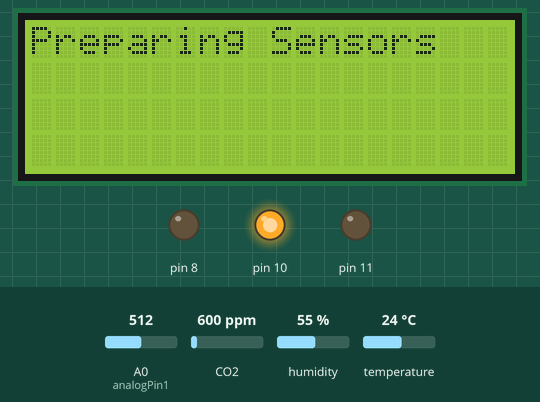
This sketch was run on a simulated Arduino Mega 2560, built with avr-gcc and run on an emulated ATmega2560. On the bench: 20×4 character LCD, output pins drawn as LEDs (lit = HIGH). Inputs (shaded band) come from the test bench; at power-on: A0 (analogPin1) = 512, CO2 600 ppm, humidity 55 %, temperature 24 °C. The modem accepts every AT command (registered, SIM ready, sends succeed) and sends nothing else; what the sketch prints to the serial monitor is not drawn.

Above: at 1.6 s.
At 3.6 s:
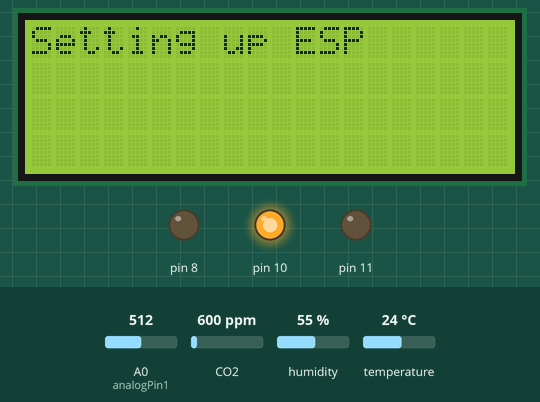
At 11.7 s:
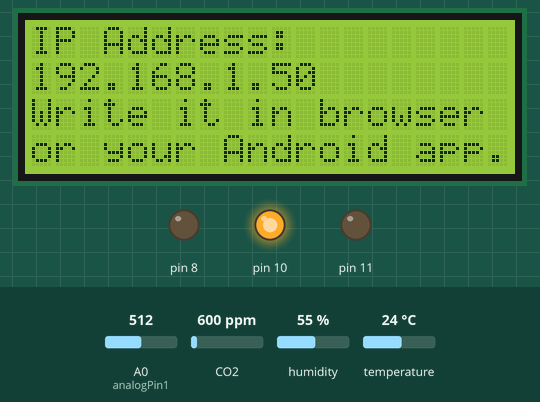
At 21.8 s:
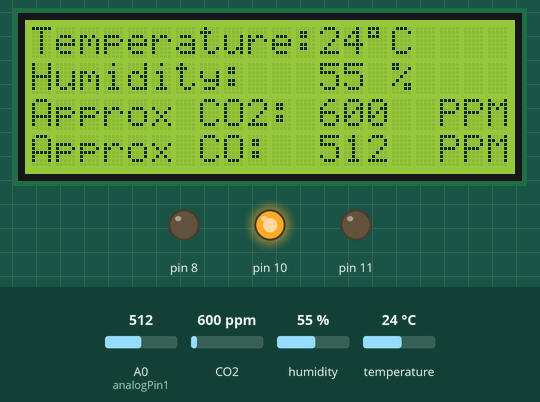
Timing chart, 0 to 23.3 s (numbered marks = the images above):
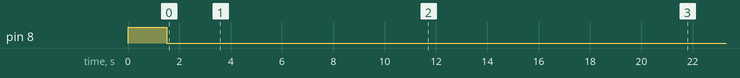

The sketch:

sketch_may9a.ino
```cpp
/*
  System for monitoring the condition of a room with wood heating with using Arduino UNO and ESP-01S module.
  Displays temperature, Humidity and approximate values of CO and CO2 on a webpage and LCD2004A I2C Display.

  Before uploading code, you should install required libraries and  set your ESP-01S module UART baudrate to 38400.
  Note that SoftwareSerial may not work properly on other baudrates and other/very high baudrates also can damage your ESP module. Proceed with caution.

  Also you need to perform calibration of MQ-135 sensor, using Atmosphere CO2 value  and calibration data.

  Your LCD2004/BME280 might have different I2C adresses.
  If you are unsure about I2C adresses, run I2C scanner.

  If your project is not initialized, double check wiring diagram, sensors pinouts and documentation.

  If you're unsure about your Arduino model or its pin cofigurations,please check the documentation at http://www.arduino.cc

  If you're unsure about your ESP model or its pin cofigurations,please check the documentation at http://www.espressif.com

  modified May 2023 in Kyiv, Ukraine.
  By Kesil Stanislav

  */

  /*

  Система контролю стану приміщення з дров'яним опаленням з використанням Arduino UNO і модуля ESP-01S.
  Відображає температуру, вологість і приблизні значення CO і CO2 на веб-сторінці та дисплеї LCD2004A I2C.

  Перед завантаженням коду слід встановити необхідні бібліотеки та встановити для модуля ESP-01 швидкість UART на 38400 бод.
  Зверніть увагу, що SoftwareSerial може не працювати належним чином на інших швидкостях передачі даних та на інших
  і дуже високих швидкостях передачі даних також може пошкодити ваш модуль ESP. Дійте обережно.

  Також необхідно виконати калібрування датчика MQ-135, використовуючи значення CO2 в атмосфері та дані калібрування.

  Ваш LCD2004/BME280 може мати інші адреси I2C.
  Якщо ви не впевнені щодо адреси I2C, запустіть сканер I2C.

  Якщо ваш проект не ініціалізовано, ще раз перевірте схему підключення, контакти датчиків та документацію.

  Якщо ви не впевнені щодо своєї моделі Arduino або конфігурації її контактів, перевірте документацію на http://www.arduino.cc

  Якщо ви не впевнені щодо своєї моделі ESP або конфігурації її контактів, перевірте документацію на http://www.espressif.com

  змінено травень 2023 р., Київ, Україна.

  By Kesil Stanislav

 */

#include <Adafruit_Sensor.h> // include required libraries
#include <Adafruit_BME280.h>
#include <SoftwareSerial.h>
#include <MQ135.h>
#include <Wire.h>
#include <LiquidCrystal_I2C.h>

#define DEBUG true
#define analogPin A1 // MQ-135
#define analogPin1 A0 // MQ-7

void(* resetFunc) (void) = 0;

SoftwareSerial Serial1(2, 3); // creating objects
LiquidCrystal_I2C lcd(0x27, 20, 4);
Adafruit_BME280 bme;
MQ135 gasSensor = MQ135(analogPin);

unsigned long previousTime = 0;
int speakerCount = 0;

void setup() {
  Serial.begin(9600);   // Serial monitor
  Serial1.begin(38400); // ESP Baud rate.
  Serial.println("boot");
  pinMode(8,OUTPUT);
  pinMode(11,OUTPUT);
  pinMode(10,OUTPUT);
  //int resetPin = 12;
  digitalWrite(8,HIGH);
  delay(1500);
  digitalWrite(8,LOW);
  digitalWrite(10,HIGH);
  digitalWrite(11,LOW);
  pinMode(analogPin, INPUT); // analogPins work mode.
  pinMode(analogPin1, INPUT);

  if (!bme.begin(0x76)) { //Device self-test.
    digitalWrite(10,LOW);
    digitalWrite(11,HIGH);
    lcd.init();
    lcd.backlight();
    lcd.clear();
    lcd.setCursor (4,0);
    lcd.print("SENSOR ERROR!");
    delay(10000);
    resetFunc();
  }

  lcd.init();
  lcd.backlight();
  lcd.clear();
  lcd.setCursor (0,0);
  lcd.print("Preparing Sensors");
  delay(2000);
  lcd.clear();

  lcd.setCursor (0,0);
  lcd.print("Setting up ESP");

  Serial.println("Setting up ESP");

  sendData("AT+RST\r\n", 2000, DEBUG); // reset module
  sendData("AT+CWMODE=1\r\n", 1000, DEBUG); // configure as client mode
  //sendData("AT+CWQAP\r\n", 1000, DEBUG);
  //sendData("AT+CWLAP\r\n", 2000, DEBUG); // list of available access points (optional, for reference)
  //sendData("AT+CWJAP=\"SSID\",\"PASSWORD\"\r\n", 5000, DEBUG); // connect to the specified access point
  sendData("AT+CIPMUX=1\r\n", 1000, DEBUG); // configure for multiple connections
  sendData("AT+CIFSR\r\n", 1000, DEBUG); // get IP address
  sendData("AT+CIPSERVER=1,80\r\n", 1000, DEBUG); // turn on server on port 80

  delay(1000);

  lcd.clear();
  lcd.setCursor(0, 0);
  lcd.print("IP Address: ");
  lcd.setCursor(0, 1);
  lcd.print(getIPAddress());
  lcd.setCursor(0, 2);
  lcd.print("Write it in browser");
  lcd.setCursor(0, 3);
  lcd.print("or your Android app.");
  Serial.println("Device seems to be ready");

  delay(10000);
}

float temperature() { //function to sense temperature.
  int val = int(bme.readTemperature());
  delay(1000);
  return(val);
}

float humidity() { //function to sense humidity.
  int val1 = int(bme.readHumidity());
  delay(1000);
  return(val1);
}

float co2() { //function to sense co2.
  int val2 = int(gasSensor.getPPM());
  delay(1000);
  return(val2);
}

float co() { //function to sense co.
  int val3 = int(analogRead(analogPin1));
  delay(1000);
  return(val3);
}

int connectionId;

void loop() {
  lcd.clear();
  lcd.setCursor (0,0);
  lcd.print("Temperature: ");
  lcd.setCursor (12,0);
  lcd.print(int(bme.readTemperature()));
  lcd.setCursor (14,0);
  lcd.print((char)223);
  lcd.setCursor (15,0);
  lcd.print("C");
  lcd.setCursor (16,0);
  lcd.print(" ");

  lcd.setCursor (0,1);
  lcd.print("Humidity: ");
  lcd.setCursor (12,1);
  lcd.print(int(bme.readHumidity()));
  lcd.setCursor (14,1);
  lcd.print(" ");
  lcd.setCursor (15,1);
  lcd.print("%");
  lcd.setCursor (16,1);
  lcd.print(" ");

  lcd.setCursor (0,2);
  lcd.print("Approx CO2: ");
  lcd.setCursor (12,2);
  lcd.print(int(gasSensor.getPPM()));
  lcd.setCursor (17,2);
  lcd.print("PPM");

  lcd.setCursor (0,3);
  lcd.print("Approx CO: ");
  lcd.setCursor (12,3);
  lcd.print(int(analogRead(analogPin1)));
  lcd.setCursor (17,3);
  lcd.print("PPM");

  delay(2000);

  if (Serial1.available()) {
    //Recieving from web browser to toggle led
    if (Serial1.find("+IPD,")) {
      delay(300);
      connectionId = Serial1.read()-48;
      String data = data;

      if (temperature() != 0) {
        data += String(int(temperature()));
      }

      if (humidity() != 0) {
        if (data.length() > 0) {
          data += ",";
        }
        data += String(int(humidity()));
      }

      if (co2() != 0) {
        if (data.length() > 0) {
          data += ",";
        }
        data += String(int(co2()));
      }

      if (co() != 0) {
        if (data.length() > 0) {
          data += ",";
        }
        data += String(int(co()));
      }

      espsend(data, connectionId);

      String closeCommand = "AT+CIPCLOSE=";  //close the socket connection. esp command
      closeCommand += connectionId; //append connection id
      closeCommand += "\r\n";
      sendData(closeCommand, 3000, DEBUG);
    }
  }
  //code for speaker to alarm when the CO value hits high number
  if (millis() - previousTime >= 60000) {
    previousTime = millis();
    if (co() > 100) {
      digitalWrite(11,HIGH);
      digitalWrite(10,LOW);

      if (speakerCount < 5) {
        for (int i = 0; i < 5; i++) {
          coAlarm();
          speakerCount++;
        }
      }
    } else {
      speakerCount = 0;
      digitalWrite(10,HIGH);
      digitalWrite(11,LOW);
    }
  }
}

String getIPAddress() {
  String response = sendData("AT+CIFSR\r\n", 1000, DEBUG); //Receiving IP address from ESP
  int index = response.indexOf("STAIP,\"") + 7; // Index of the beginning of IP
  int endIndex = response.indexOf("\"", index); // Index of the end of IP
  String ipAddress = response.substring(index, endIndex);
  return ipAddress;
}

void coAlarm() {
  lcd.clear();
  lcd.setCursor (6,1);
  lcd.print("CO ALARM");
  digitalWrite(8,HIGH);
  delay(2000);
  digitalWrite(8,LOW);
  delay(1000);
}

//sends data from ESP to webpage
void espsend(String d, int connectionId) {
  String httpHeader = "HTTP/1.1 200 OK\r\n";
  httpHeader += "Content-Type: text/plain\r\n";
  httpHeader += "Connection: close\r\n\r\n";

  String response = httpHeader + d;

  String cipSend = "AT+CIPSEND=";
  cipSend += connectionId;
  cipSend += ",";
  cipSend += response.length();
  cipSend += "\r\n";
  sendData(cipSend, 1000, DEBUG);
  sendData(response, 1000, DEBUG);
}

//getting the data from ESP and displaying it in serial monitor
String sendData(String command, const int timeout, boolean debug) {
  String response = "";
  Serial1.print(command);
  long int time = millis();
  while ((time + timeout) > millis()) {
    while (Serial1.available()) {
      char c = Serial1.read(); //read the next character
      response += c;
    }
  }

  if (debug) {
    Serial.print(response); //displays the esp response messages in arduino Serial monitor
  }
  return response;
}
```

Measured:
- what the display in image 0 shows lasts 2.0 s, from 1.6 s to 3.6 s
- what the display in image 1 shows lasts 7.0 s, from 3.6 s to 10.6 s
- what the display in image 2 shows lasts 10.1 s, from 11.7 s to 21.8 s
